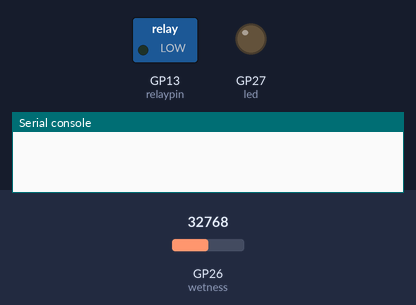
A program run on a simulated Raspberry Pi Pico running MicroPython. Shown: switched loads named in the program (green lamp = pin HIGH), output pins drawn as LEDs (lit = HIGH), the last lines printed to the serial console. Inputs (shaded band) come from the test bench; at power-on: GP26 (wetness) = 32768 (analog values on the 0–65535 scale). The clock reads 2024-03-15 10:24:30 at power-on unless the program sets it.

Above: at 3.1 s.
At 6.5 s:
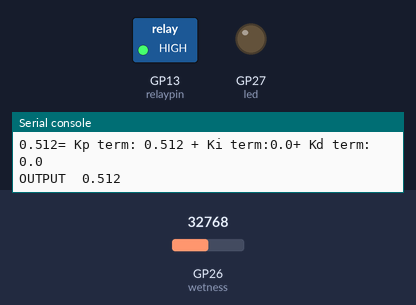
Timing chart, 0 to 7.1 s (numbered marks = the images above):
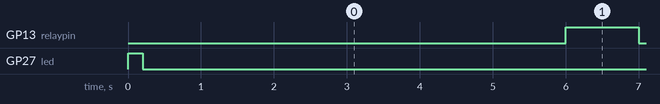

The program:

main.py
```python
# Headless Bare-Bones version of sploosh. No screen, no dials, uses battery
# List of pins
#
# ADC: 26 (for moisuture reading)
# Relaypin: 15
# LED: 25 (onboard)

from machine import Pin,I2C,ADC
import utime
import gc

# The Tweakable values that will help tune for our use case
calibratewet=20000 # ADC value for a very wet thing
calibratedry=50000 # ADC value for a very dry thing
checkin = 5 # Time interval (seconds) for each cycle of monitoring loop
# PID Parameters
# Description Stolen From Reddit: In terms of steering a ship:
# Kp is steering harder the further off course you are,
# Ki is steering into the wind to targetact a drift
# Kd is slowing the turn as you approach your course
Kp=2   # Proportional term - Basic steering (This is the first parameter you should tune for a particular setup)
Ki=0   # Integral term - Compensate for heat loss by vessel
Kd=0  # Derivative term - to prevent overshoot due to inertia - if it is zooming towards setpoint this
      # will cancel out the proportional term due to the large negative gradient
target=6 # Target Wetness For Plant

# Initialise Pins
led=Pin(27,Pin.OUT) # Blink onboard LED as proof-of-life
relaypin = Pin(13, mode = Pin.OUT)
wetness = machine.ADC(26)
# Blink LED as proof of life
led.value(1)
utime.sleep(.2)
led.value(0)
# Initialise
gc.enable() # Garbage collection enabled
integral = 0
lastupdate = utime.time()
lasterror = 0
output=0
offstate=True
# PID infinite loop
while True:
    try:
        # Get wetness
        imwet=wetness.read_u16()
        howdry = min(10,max(0,10*(imwet-calibratedry)/(calibratewet-calibratedry))) # linear relationship between ADC and wetness, clamped between 0, 10
        now = utime.time()
        dt= now-lastupdate
        if  offstate == False and dt > checkin * round(output)/100 :
            relaypin = Pin(13, mode = Pin.OUT, value =0 )
            offstate= True
            utime.sleep(.1)
        if dt > checkin:
            print("WETNESS",howdry)
            error=target-howdry
            integral = integral + dt * error
            derivative = (error - lasterror)/dt
            output = Kp * error + Ki * integral + Kd * derivative
            print(str(output)+"= Kp term: "+str(Kp*error)+" + Ki term:" + str(Ki*integral) + "+ Kd term: " + str(Kd*derivative))
            output = max(min(100, output), 0) # Clamp output between 0 and 100
            print("OUTPUT ",output)
            if output>0:
                relaypin.value(1)
                offstate = False
            else:
                relaypin.value(0)
                offstate = True
            utime.sleep(.1)
            lastupdate = now
            lasterror = error
    except Exception as e:
        print('error encountered:'+str(e))
        utime.sleep(checkin)
```

Measured:
- by itself, GP13 (relaypin): alternates HIGH for 1.0 s and LOW for 5.0 s
